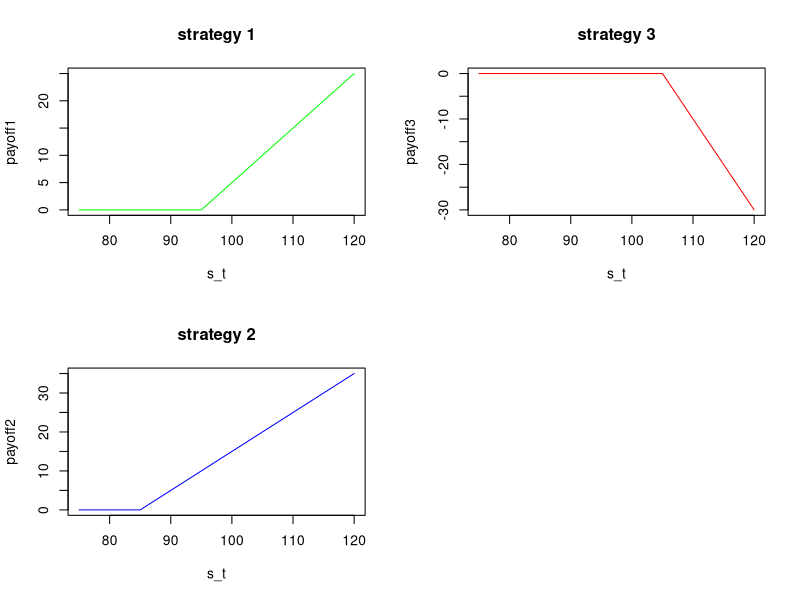

The R source for this figure:
# QUESTION 1
j=1
h=1
k1=95
k2=85
s_t= seq(75, 120, by = 5)

butterfly <-  function(j,h,k1,k2,Tn,s_t){
  payoff1 <- pmax((s_t-k1)*j,0)
  payoff2 <- pmax((s_t-k2)*h,0)
  omega <- (j/h+j)
  kbar <- omega*k1+(1-omega)*k2
  payoff3 <- -pmax((s_t-kbar)*(h+j),0)
  par(mfcol=c(2,2))
  plot1 <- plot(s_t, payoff1, type = "l", col= "green", main = "strategy 1")
  plot2 <- plot(s_t, payoff2, type = "l", col= "blue", main = "strategy 2")
  plot3 <- plot(s_t, payoff3, type = "l", col= "red", main = "strategy 3")
  return(list("payoff1"=payoff1,"payoff2"=payoff2,"payoff3"=payoff3))
  
}


butterfly(j=j, h=h, k1=k1, k2=k2, s_t=s_t)

# QUESTION 2
s0=100
k=80
r=0.25
T1=1
t0=0
u=5
d=0.1

UniBin <- function(s0,k,t0,T1,r,u,d){
  qu <- ((1+r)*exp(T1-t0)-d)/(u-d)
  qd <- 1-qu
  I_s0u = pmax(k-s0*u,0)
  I_s0d = pmax(k-s0*d,0)
  p <- (1/(1+r)^(T1-t0))*(qu*I_s0u+qd*I_s0d)
  y <- (1/s0)*((I_s0u-I_s0d)/u - d)
  return(list("price"=p,"y*"=y,"qu"=qu,"qd"=qd))
}
UniBin(s0=s0,k=k,t0=t0,T1=T1,r=r,u=u,d=d)
#put-call parity formula: C-P=S-k*exp(-r*(T-t))
#so, starting from this, the price at time t0 of a EU call option is:
# CallPrice = S-k*exp(-r*(T-t))+ PutPrice
parity <- function(s0,t0,T1,r,k,u,d){
  I_s0u = pmax(k-s0*u,0)
  I_s0d = pmax(k-s0*d,0)
  value <- UniBin(s0,k,t0,T1,r,u,d)
  q_u <- value$qu
  q_d <- value$qd
  C <- s0-k*exp(-r*(T1-t0))+ (1/(1+r)^(T1-t0))*(q_u*I_s0u+q_d*I_s0d)
  return(list(value,"Price of the Call"=C))
}
parity(s0=s0,t0=t0,T1=T1,r=r,k=k,u=u,d=d)

#Check if the 2nd function satisfies the upper and lower Merton constraint fo the 
# Call price at time t0 obtained in the previous function
merton <- function(s0,t0,T1,r,k,u,d){
  PriceOfCall <- parity(s0=s0,t0=t0,T1=T1,r=r,k=k,u=u,d=d)
  CallPrice <- PriceOfCall$`Price of the Call`
  res <- logical(length(CallPrice))
  check <- CallPrice >= max(s0-k*exp(-r*(T1-t0)),0)
  res <- check
  return(res)
}
merton(s0=s0,t0=t0,T1=T1,r=r,k=k,u=u,d=d)

# QUESTION 3
s0 = 10
Tn = 1 
u = 1.25
d = 0.8 
r = 0.04
k = 11
N = 3 
European = TRUE


#Q3P1
# write the Bipoeriodal Bionamial tree for the underlying asset (recombining structure)

PutOption <- function(s0,Tn,u,d,r,k,N,European = TRUE){
  TreeNodes <- matrix(NA,N+1,N+1)
  TreeNodes[1,1] <- s0
  for(t in c(2:N+1)){
    NumberOfSteps <- t-1
    for(j in c(1:t)){
      NumberOfUp <- t-j #To count the number of up movement 
      #using the index t (column index) and the index j (row index)
      
      TreeNodes[j,t] <- s0*u^NumberOfUp*d^(NumberOfSteps-NumberOfUp)
    }
  }
  #Backward Induction 
  #European Final Payoff 
  if(European){
    Delta <- Tn/N
    EuFinalPayoff <- pmax(k-TreeNodes[,N+1],0)
    qu <- ((1+r)^Delta-d) / (u-d)
    qd <- 1-qu
    
    TreeNodePut <- matrix(NA, N+1,N+1)
    TreeNodePut[,N+1] <- EuFinalPayoff
    for(t in c((N+1):2)){
      for(j in c(1:(t-1))){
        TreeNodePut[j,t-1] <- 1/(1+r)^(Delta)*(TreeNodePut[j,t]*qu+TreeNodePut[j+1,t])
        
      }
    }
    #no arbitrage price at time t0 is:
    TreeNodePut[1,1]  #using the backward induction 
    UpMov <- N:0
    DownMov <- N-UpMov
    Qprob <- factorial(N)/(factorial(UpMov)*factorial(DownMov))*qu^UpMov*qd^DownMov
    
    PutClosedForm <- 1/(1+r)^Tn*sum(EuFinalPayoff*Qprob)
  }
  #Backward Induction 
  #American put option 
  else{
    Delta <- Tn/N
    USFinalpayoff <- pmax(k-TreeNodes[,N+1],0,pmax(k-TreeNodes[1,1],0))
    qu <- ((1+r)^Delta-d) / (u-d)
    qd <- 1-qu
    
    TreeNodePut <- matrix(NA, N+1,N+1)
    TreeNodePut[,N+1] <- USFinalpayoff
    for(t in c((N+1):2)){
      for(j in c(1:(t-1))){
        TreeNodePut[j,t-1] <- (1/(1+r)^(Delta)*(TreeNodePut[j,t]*qu+TreeNodePut[j+1,t]))
        
      }
    }
    #no arbitrage price at time t0 is:
    TreeNodePut[1,1]  #using the backward induction 
    UpMov <- N:0
    DownMov <- N-UpMov
    Qprob <- factorial(N)/(factorial(UpMov)*factorial(DownMov))*qu^UpMov*qd^DownMov
    
    PutClosedForm <- 1/(1+r)^Tn*sum(USFinalpayoff*Qprob)
    
  }
  return(PutClosedForm)
  
}

PutOption(10,1,1.25,0.8,0.04,11,2,European = TRUE)

# QUESTION 4
# Initialization of some market values assuming t0 = 0
s0 <- 1
u <- 2
d <- 0.5
r <- 0
T1 <- 1
N <- 2

delta <- T1/N

qu <- ((1+r)^delta-d)/(u-d)
qd <- 1-qu

AsianOption <- function(s0,u,d,r,qu,qd,T1,N){
  # initialization of a matrix that will contain the values of up and down movements
  matrixUD<-matrix(NA,2^N,N)
  # we use the for cycle to highlight our values of u and d
  for(i in c(1:N)){
    matrixUD[,i]<-c(rep(u,2^(N-i)),rep(d,2^(N-i)))
  }
  # we add a new column containing the value 1 in each position
  matrixUD <- cbind(1,matrixUD)
  # initialization of the underlying tree, final payoff and number of up movements 
  Tree <- matrix(NA,2^N,N+1)
  Payoff <- matrix(NA,2^N,1)
  NumU <- matrix(NA,2^N,1)
  for(j in c(1:2^N)){
    Tree[j,] <- s0*cumprod(matrixUD[j,])
    Payoff[j] <- max((Tree[j,N+1]) - (1/N+1)* sum(Tree[j,]))
    NumU[j]<-sum(matrixUD[j,-1]==u)
  }
  # we use the analytic formula to calculate the no arbitrage price of an Asian Option
  NoArbPrice <- 1/(1+r)^T1*sum(Payoff*qu^NumU*qd^(N-NumU))
  return(NoArbPrice)
}

AsianOption(s0=s0,u=u,d=d,r=r,qu=qu,qd=qd,T1=T1,N=N)



